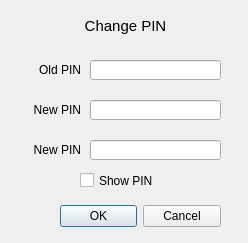
<?xml version="1.0" encoding="UTF-8"?>
<ui version="4.0">
 <class>DialogChangePassword</class>
 <widget class="QDialog" name="DialogChangePassword">
  <property name="geometry">
   <rect>
    <x>0</x>
    <y>0</y>
    <width>248</width>
    <height>243</height>
   </rect>
  </property>
  <property name="windowTitle">
   <string>Change PIN</string>
  </property>
  <property name="windowIcon">
   <iconset resource="resources.qrc">
    <normaloff>:/images/CS_icon.png</normaloff>:/images/CS_icon.png</iconset>
  </property>
  <widget class="QDialogButtonBox" name="buttonBox">
   <property name="geometry">
    <rect>
     <x>60</x>
     <y>200</y>
     <width>161</width>
     <height>32</height>
    </rect>
   </property>
   <property name="orientation">
    <enum>Qt::Horizontal</enum>
   </property>
   <property name="standardButtons">
    <set>QDialogButtonBox::Cancel|QDialogButtonBox::Ok</set>
   </property>
  </widget>
  <widget class="QLabel" name="label">
   <property name="geometry">
    <rect>
     <x>10</x>
     <y>10</y>
     <width>231</width>
     <height>31</height>
    </rect>
   </property>
   <property name="font">
    <font>
     <pointsize>11</pointsize>
    </font>
   </property>
   <property name="text">
    <string>Change PIN</string>
   </property>
   <property name="alignment">
    <set>Qt::AlignCenter</set>
   </property>
  </widget>
  <widget class="QLineEdit" name="lineEdit_OldPW">
   <property name="geometry">
    <rect>
     <x>90</x>
     <y>60</y>
     <width>131</width>
     <height>20</height>
    </rect>
   </property>
   <property name="toolTip">
    <string>&lt;html&gt;&lt;head/&gt;&lt;body&gt;&lt;p&gt;&lt;span style=&quot; font-style:italic;&quot;&gt;Enter upper and lower case, numbers, and special characters&lt;/span&gt;&lt;/p&gt;&lt;/body&gt;&lt;/html&gt;</string>
   </property>
   <property name="whatsThis">
    <string>&lt;html&gt;&lt;head/&gt;&lt;body&gt;&lt;p&gt;&lt;br/&gt;&lt;/p&gt;&lt;/body&gt;&lt;/html&gt;</string>
   </property>
  </widget>
  <widget class="QLineEdit" name="lineEdit_NewPW_1">
   <property name="geometry">
    <rect>
     <x>90</x>
     <y>100</y>
     <width>131</width>
     <height>20</height>
    </rect>
   </property>
   <property name="toolTip">
    <string>&lt;html&gt;&lt;head/&gt;&lt;body&gt;&lt;p&gt;&lt;span style=&quot; font-style:italic;&quot;&gt;Enter upper and lower case, numbers, and special characters&lt;/span&gt;&lt;/p&gt;&lt;/body&gt;&lt;/html&gt;</string>
   </property>
  </widget>
  <widget class="QLineEdit" name="lineEdit_NewPW_2">
   <property name="geometry">
    <rect>
     <x>90</x>
     <y>140</y>
     <width>131</width>
     <height>20</height>
    </rect>
   </property>
   <property name="toolTip">
    <string>&lt;html&gt;&lt;head/&gt;&lt;body&gt;&lt;p&gt;&lt;span style=&quot; font-style:italic;&quot;&gt;Enter upper and lower case, numbers, and special characters&lt;/span&gt;&lt;/p&gt;&lt;/body&gt;&lt;/html&gt;</string>
   </property>
  </widget>
  <widget class="QLabel" name="label_2">
   <property name="geometry">
    <rect>
     <x>10</x>
     <y>60</y>
     <width>71</width>
     <height>20</height>
    </rect>
   </property>
   <property name="text">
    <string>Old PIN</string>
   </property>
   <property name="alignment">
    <set>Qt::AlignRight|Qt::AlignTrailing|Qt::AlignVCenter</set>
   </property>
  </widget>
  <widget class="QLabel" name="label_3">
   <property name="geometry">
    <rect>
     <x>10</x>
     <y>100</y>
     <width>71</width>
     <height>20</height>
    </rect>
   </property>
   <property name="text">
    <string>New PIN</string>
   </property>
   <property name="alignment">
    <set>Qt::AlignRight|Qt::AlignTrailing|Qt::AlignVCenter</set>
   </property>
  </widget>
  <widget class="QLabel" name="label_4">
   <property name="geometry">
    <rect>
     <x>10</x>
     <y>140</y>
     <width>71</width>
     <height>20</height>
    </rect>
   </property>
   <property name="text">
    <string>New PIN</string>
   </property>
   <property name="alignment">
    <set>Qt::AlignRight|Qt::AlignTrailing|Qt::AlignVCenter</set>
   </property>
  </widget>
  <widget class="QCheckBox" name="checkBox">
   <property name="geometry">
    <rect>
     <x>80</x>
     <y>170</y>
     <width>111</width>
     <height>21</height>
    </rect>
   </property>
   <property name="text">
    <string>Show PIN</string>
   </property>
  </widget>
 </widget>
 <resources>
  <include location="resources.qrc"/>
 </resources>
 <connections>
  <connection>
   <sender>buttonBox</sender>
   <signal>accepted()</signal>
   <receiver>DialogChangePassword</receiver>
   <slot>accept()</slot>
   <hints>
    <hint type="sourcelabel">
     <x>248</x>
     <y>254</y>
    </hint>
    <hint type="destinationlabel">
     <x>157</x>
     <y>274</y>
    </hint>
   </hints>
  </connection>
  <connection>
   <sender>buttonBox</sender>
   <signal>rejected()</signal>
   <receiver>DialogChangePassword</receiver>
   <slot>reject()</slot>
   <hints>
    <hint type="sourcelabel">
     <x>316</x>
     <y>260</y>
    </hint>
    <hint type="destinationlabel">
     <x>286</x>
     <y>274</y>
    </hint>
   </hints>
  </connection>
 </connections>
</ui>
